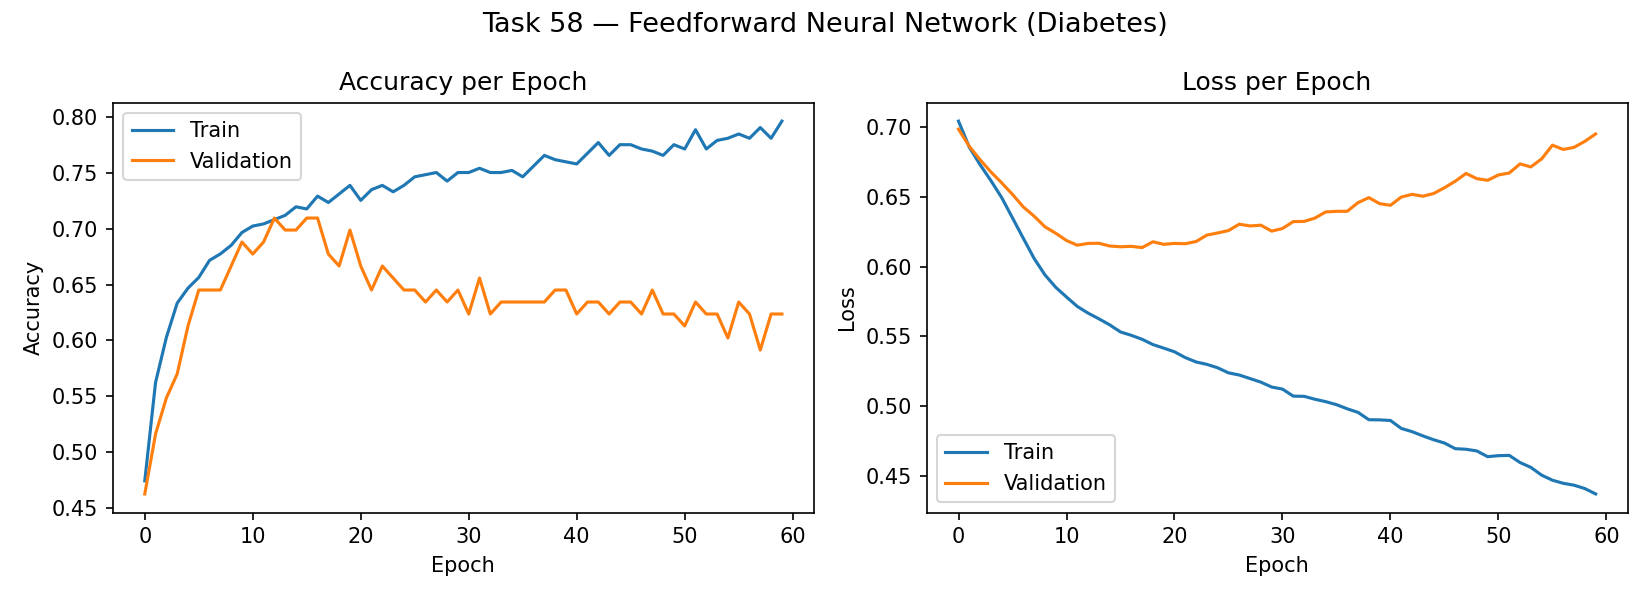

This figure's Python source:
# Task 58 — Feedforward Neural Network
# Dataset: Pima Indians Diabetes (generated equivalent)
# Goal: Binary classification — predict diabetes (0/1)

import os
os.environ["TF_CPP_MIN_LOG_LEVEL"] = "3"

import numpy as np
import matplotlib.pyplot as plt
from sklearn.model_selection import train_test_split
from sklearn.preprocessing import StandardScaler
from sklearn.metrics import classification_report, confusion_matrix
import tensorflow as tf
from tensorflow import keras

print("=" * 55)
print("Task 58 — Feedforward Neural Network")
print("=" * 55)

print("""
── What is a Feedforward Network? ──
In a feedforward network, information flows in ONE direction:
  Input → Hidden Layers → Output
There are NO loops or cycles (unlike RNNs).
Every layer feeds the next. It's the most basic deep learning
architecture and the foundation of all neural networks.

Signal flow: x → [W·x + b] → activation → next layer
""")

# ── Step 1: Generate Diabetes-like Dataset ───────────────────────────────────
np.random.seed(42)
n = 768

# 8 features: glucose, bmi, age, blood_pressure, skin_thickness,
#             insulin, pregnancies, pedigree
X = np.column_stack([
    np.random.normal(120, 30, n),   # glucose
    np.random.normal(32, 7, n),     # bmi
    np.random.normal(33, 11, n),    # age
    np.random.normal(70, 18, n),    # blood pressure
    np.random.normal(20, 15, n),    # skin thickness
    np.random.normal(80, 100, n),   # insulin
    np.random.randint(0, 10, n),    # pregnancies
    np.random.uniform(0.1, 2.4, n)  # pedigree
])

# Diabetes probability increases with glucose and bmi
prob = 1 / (1 + np.exp(-(-5 + 0.03 * X[:, 0] + 0.05 * X[:, 1])))
y = (np.random.uniform(0, 1, n) < prob).astype(int)

feature_names = ["Glucose", "BMI", "Age", "BloodPressure",
                 "SkinThickness", "Insulin", "Pregnancies", "Pedigree"]

print(f"Dataset: {n} patients, {X.shape[1]} features")
print(f"Diabetic (1): {y.sum()} | Non-diabetic (0): {(y==0).sum()}")

# ── Step 2: Preprocess ───────────────────────────────────────────────────────
X_train, X_test, y_train, y_test = train_test_split(
    X, y, test_size=0.2, random_state=42
)
scaler  = StandardScaler()
X_train = scaler.fit_transform(X_train)
X_test  = scaler.transform(X_test)

# ── Step 3: Build Feedforward Network ────────────────────────────────────────
model = keras.Sequential([
    keras.layers.Dense(32, activation="relu", input_shape=(8,)),
    keras.layers.Dense(16, activation="relu"),
    keras.layers.Dense(8,  activation="relu"),
    keras.layers.Dense(1,  activation="sigmoid")   # binary output
])

model.compile(
    optimizer=keras.optimizers.Adam(learning_rate=0.001),
    loss="binary_crossentropy",
    metrics=["accuracy"]
)

print("\nFeedforward Network Architecture:")
model.summary()

# ── Step 4: Train ────────────────────────────────────────────────────────────
history = model.fit(
    X_train, y_train,
    epochs=60,
    batch_size=32,
    validation_split=0.15,
    verbose=0
)
print("\nTraining complete.")

# ── Step 5: Evaluate ─────────────────────────────────────────────────────────
loss, accuracy = model.evaluate(X_test, y_test, verbose=0)
y_pred = (model.predict(X_test, verbose=0) > 0.5).astype(int).flatten()

print(f"\n── Evaluation ──")
print(f"Test Accuracy : {accuracy * 100:.2f}%")
print(f"Test Loss     : {loss:.4f}")
print(f"\nClassification Report:")
print(classification_report(y_test, y_pred, target_names=["No Diabetes", "Diabetes"]))

# ── Step 6: Plot ─────────────────────────────────────────────────────────────
fig, axes = plt.subplots(1, 2, figsize=(11, 4))
axes[0].plot(history.history["accuracy"],     label="Train")
axes[0].plot(history.history["val_accuracy"], label="Validation")
axes[0].set_title("Accuracy per Epoch")
axes[0].set_xlabel("Epoch")
axes[0].set_ylabel("Accuracy")
axes[0].legend()

axes[1].plot(history.history["loss"],     label="Train")
axes[1].plot(history.history["val_loss"], label="Validation")
axes[1].set_title("Loss per Epoch")
axes[1].set_xlabel("Epoch")
axes[1].set_ylabel("Loss")
axes[1].legend()

plt.suptitle("Task 58 — Feedforward Neural Network (Diabetes)", fontsize=13)
plt.tight_layout()
plt.savefig("task_58_feedforward_nn.png", dpi=150)
print("Plot saved as: task_58_feedforward_nn.png")
